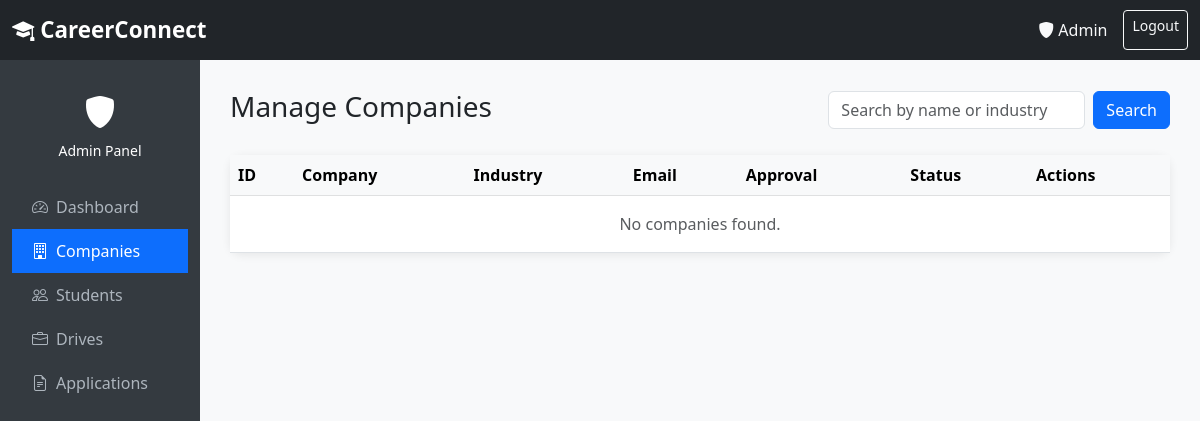
/admin/companies (signed in), run on an earlier commit of the app's database.
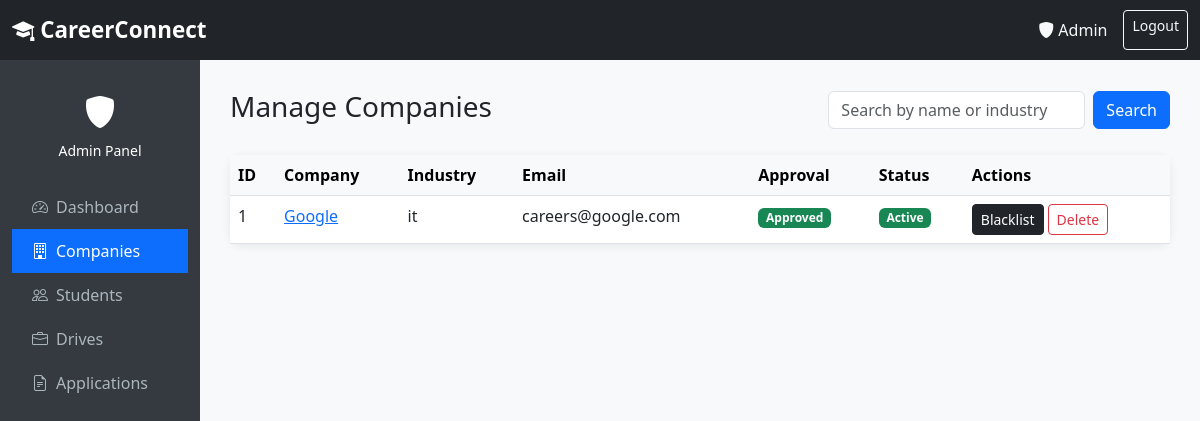
And on a later commit of the database.
### models.py (models this page shows, shortened)
class Company(UserMixin, db.Model):
    __tablename__ = 'company'
    id = db.Column(db.Integer, primary_key=True)
    name = db.Column(db.String(100), nullable=False)
    email = db.Column(db.String(100), unique=True, nullable=False)
    password_hash = db.Column(db.String(200), nullable=False)
    hr_contact = db.Column(db.String(100))
    website = db.Column(db.String(200))
    description = db.Column(db.Text)
    industry = db.Column(db.String(100))
    approval_status = db.Column(db.String(20), default='pending')
    status = db.Column(db.String(20), default='active')
    created_at = db.Column(db.DateTime, default=datetime.utcnow)
    drives = db.relationship('PlacementDrive', backref='company', lazy=True)

### admin/routes.py (the view)
@admin_bp.route('/companies')
@login_required
@admin_required
def companies():
    search = request.args.get('search', '')
    if search:
        company_list = Company.query.filter(
            Company.name.ilike(f'%{search}%') |
            Company.industry.ilike(f'%{search}%')
        ).all()
    else:
        company_list = Company.query.order_by(Company.created_at.desc()).all()
    return render_template('admin/companies.html', companies=company_list, search=search)

### admin/routes.py (called while the page is built)
def admin_required(f):
    @wraps(f)
    def decorated_function(*args, **kwargs):
        if not current_user.is_authenticated or current_user.get_role() != 'admin':
            flash('Access denied. Admins only.', 'danger')
            return redirect(url_for('auth.login'))
        return f(*args, **kwargs)
    return decorated_function

### models.py (called while the page is built)
    def get_role(self):
        return 'admin'

### templates/admin/companies.html (shortened to what this page needs)
{% extends 'base.html' %}
{% block content %}
<div class="container-fluid">
    <div class="row">
        <div class="col-md-2 sidebar d-none d-md-block">
            <div class="text-white text-center mb-4 mt-2">
                <i class="bi bi-shield-fill fs-2"></i>
                <div class="small mt-1">Admin Panel</div>
            </div>
            <a href="{{ url_for('admin.dashboard') }}"><i class="bi bi-speedometer2 me-2"></i>Dashboard</a>
            <a href="{{ url_for('admin.companies') }}" class="active"><i class="bi bi-building me-2"></i>Companies</a>
            <a href="{{ url_for('admin.students') }}"><i class="bi bi-people me-2"></i>Students</a>
            <a href="{{ url_for('admin.drives') }}"><i class="bi bi-briefcase me-2"></i>Drives</a>
            <a href="{{ url_for('admin.applications') }}"><i class="bi bi-file-earmark-text me-2"></i>Applications</a>
        </div>
        <div class="col-md-10 main-content">
            <div class="d-flex justify-content-between align-items-center mb-4">
                <h3>Manage Companies</h3>
                <form method="GET" class="d-flex gap-2">
                    <input type="text" name="search" class="form-control" placeholder="Search by name or industry" value="{{ search }}">
                    <button type="submit" class="btn btn-primary">Search</button>
                </form>
            </div>
            <div class="card">
                <div class="card-body p-0">
                    <div class="table-responsive">
                        <table class="table table-hover mb-0">
                            <thead class="table-light">
                                <tr>
                                    <th>ID</th>
                                    <th>Company</th>
                                    <th>Industry</th>
                                    <th>Email</th>
                                    <th>Approval</th>
                                    <th>Status</th>
                                    <th>Actions</th>
                                </tr>
                            </thead>
                            <tbody>
                                {% for company in companies %}
                                <tr>
                                    <td>{{ company.id }}</td>
                                    <td>
                                        <a href="{{ url_for('admin.view_company', company_id=company.id) }}">
                                            {{ company.name }}
                                        </a>
                                    </td>
                                    <td>{{ company.industry or '—' }}</td>
                                    <td>{{ company.email }}</td>
                                    <td>
                                        {% if company.approval_status == 'pending' %}
                                            <span class="badge bg-warning text-dark">Pending</span>
                                        {% elif company.approval_status == 'approved' %}
                                            <span class="badge bg-success">Approved</span>
                                        {% else %}
                                            <span class="badge bg-danger">Rejected</span>
                                        {% endif %}
                                    </td>
                                    <td>
                                        {% if company.status == 'blacklisted' %}
                                            <span class="badge bg-dark">Blacklisted</span>
                                        {% else %}
                                            <span class="badge bg-success">Active</span>
                                        {% endif %}
                                    </td>
                                    <td>
                                        <div class="d-flex gap-1 flex-wrap">
                                            {% if company.status == 'active' %}
                                            <form method="POST" action="{{ url_for('admin.company_action', company_id=company.id) }}">
                                                <button class="btn btn-dark btn-sm">Blacklist</button>
                                            </form>
                                            {% else %}
                                            <form method="POST" action="{{ url_for('admin.company_action', company_id=company.id) }}">
                                                <input type="hidden" name="action" value="activate">
                                                <button class="btn btn-secondary btn-sm">Activate</button>
                                            </form>
                                            {% endif %}
                                            <form method="POST" action="{{ url_for('admin.delete_company', company_id=company.id) }}" onsubmit="return confirm('Delete this company?')">
                                                <button class="btn btn-outline-danger btn-sm">Delete</button>
                                            </form>
                                        </div>
                                    </td>
                                </tr>
                                {% else %}
                                <tr>
                                    <td colspan="7" class="text-center text-muted py-3">No companies found.</td>
                                </tr>
                                {% endfor %}
                            </tbody>
                        </table>
                    </div>
                </div>
            </div>
        </div>
    </div>
</div>
{% endblock %}

### templates/base.html (shortened to what this page needs)
<!DOCTYPE html>
<html lang="en">
<head>
    <link href="https://cdn.jsdelivr.net/npm/bootstrap@5.3.0/dist/css/bootstrap.min.css" rel="stylesheet">
    <link href="https://cdn.jsdelivr.net/npm/bootstrap-icons@1.10.0/font/bootstrap-icons.css" rel="stylesheet">
</head>
<body>
<nav class="navbar navbar-expand-lg navbar-dark bg-dark">
    <div class="container-fluid">
        <a class="navbar-brand" href="/">
            <i class="bi bi-mortarboard-fill"></i> CareerConnect
        </a>
        <div class="d-flex">
            {% if current_user.is_authenticated %}
                <span class="navbar-text text-light me-3">
                    {% if current_user.get_role() == 'admin' %}
                        <i class="bi bi-shield-fill"></i> Admin
                    {% elif current_user.get_role() == 'company' %}
                        <i class="bi bi-building"></i> {{ current_user.name }}
                    {% else %}
                        <i class="bi bi-person-fill"></i> {{ current_user.name }}
                    {% endif %}
                </span>
                <a href="{{ url_for('auth.logout') }}" class="btn btn-outline-light btn-sm">Logout</a>
            {% else %}
                <a href="{{ url_for('auth.login') }}" class="btn btn-outline-light btn-sm me-2">Login</a>
            {% endif %}
        </div>
    </div>
</nav>
{% block content %}{% endblock %}
</body>
</html>

### templates/base.html (style rules this page uses)
body { background-color: #f8f9fa; }
.navbar-brand { font-weight: 700; font-size: 1.4rem; }
.sidebar { min-height: 100vh; background-color: #343a40; padding-top: 20px; }
.sidebar a { color: #adb5bd; text-decoration: none; display: block; padding: 10px 20px; }
.sidebar a.active { color: #fff; background-color: #0d6efd; }
.main-content { padding: 30px; }
.card { border: none; border-radius: 12px; box-shadow: 0 2px 10px rgba(0,0,0,0.08); }

What changed in the data, as far as the page shows it:
added Company: id "1", name "Google", industry "it", email "careers@google.com", approval_status "Approved", status "Active"
Also different on the page:
text no longer shown: "No companies found."
